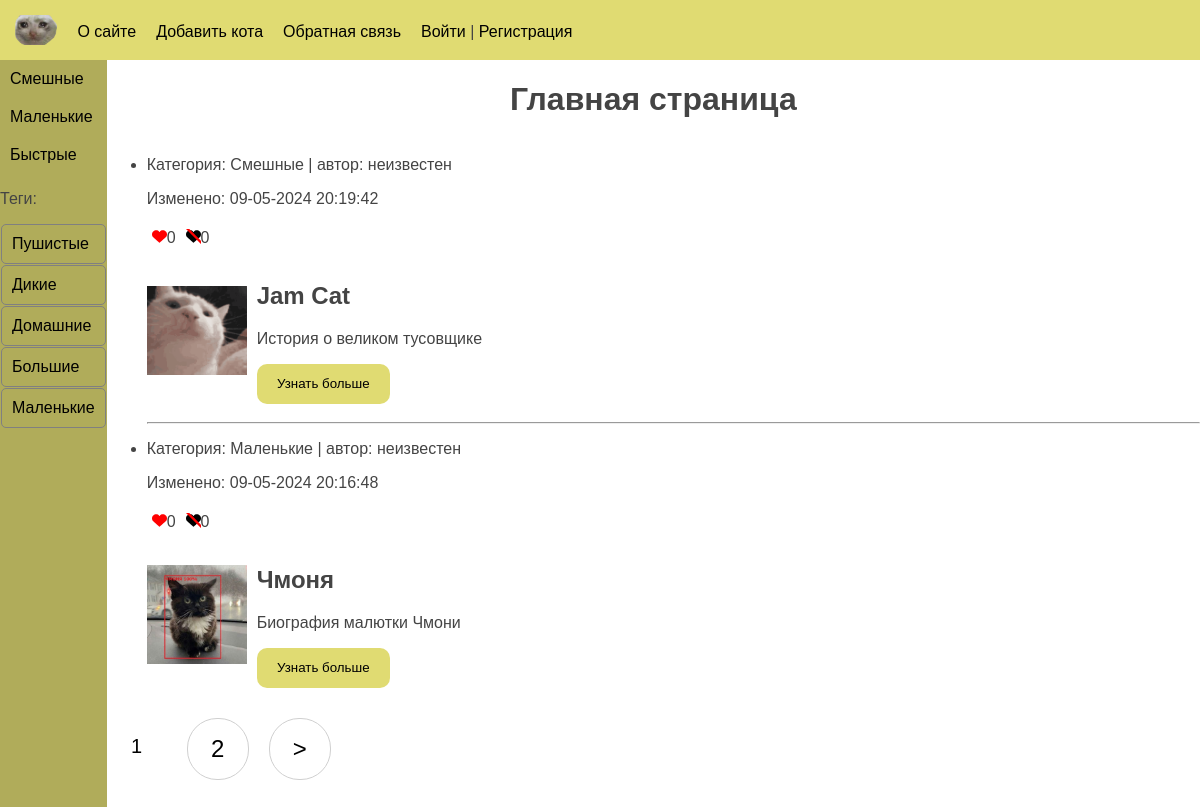
Before: / with the older database file.
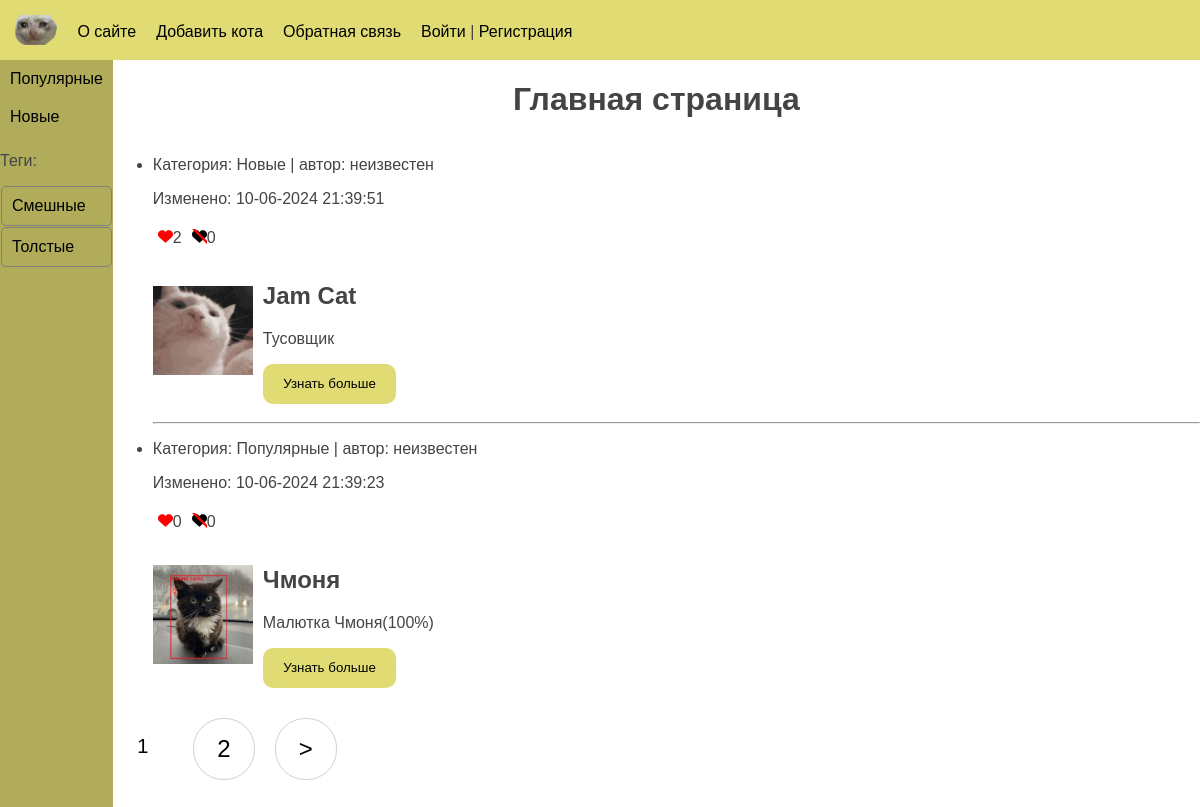
After: the same page with the newer database file.
### cats/models.py (models this page shows, shortened)
class Category(models.Model):
    class Meta:
        verbose_name = 'Категория'
        verbose_name_plural = 'Категории'
    name = models.CharField(max_length=100, db_index=True, verbose_name='Категория')
    slug = models.SlugField(max_length=255, db_index=True, verbose_name='URL')
    def get_absolute_url(self):
        return reverse('category', kwargs={'category_slug': self.slug})

class TagPosts(models.Model):
    tag = models.CharField(max_length=100, db_index=True)
    slug = models.SlugField(max_length=255, unique=True, db_index=True)
    def get_absolute_url(self):
        return reverse('tag', kwargs={'tag_slug': self.slug})

class Cat(models.Model):
    class Meta:
        ordering = ['-time_create']
        indexes = [models.Index(fields=['-time_create'])]
        verbose_name = 'Коты'
        verbose_name_plural = 'Коты'
    class Status(models.IntegerChoices):
        DRAFT = 0, 'Черновик'
        PUBLISHED = 1, 'Опубликовано'
    objects = models.Manager()
    published = PublishedModel()
    title = models.CharField(max_length=255, verbose_name='Заголовок')
    slug = models.SlugField(max_length=255, unique=True, db_index=True, verbose_name='URL')
    content = models.TextField(blank=True, verbose_name='Содержимое')
    time_create = models.DateTimeField(auto_now_add=True, verbose_name='Дата создания')
    time_update = models.DateTimeField(auto_now=True, verbose_name='Дата обновления')
    is_published = models.BooleanField(choices=tuple(map(lambda x: (bool(x[0]), x[1]), Status.choices)), default=Status.DRAFT, verbose_name='Статус')
    img = models.CharField(max_length=255, blank=True, verbose_name='Адрес изображения')
    photo = models.ImageField(upload_to="photos/%Y/%m/%d/", default=None, blank=True, null=True, verbose_name='Фото')
    category = models.ForeignKey('Category', on_delete=models.PROTECT, related_name='posts', verbose_name='Категории')
    tags = models.ManyToManyField('TagPosts', blank=True, related_name='tags', verbose_name='Тэги')
    owners = models.OneToOneField('Owners', on_delete=models.SET_NULL, null=True, blank=True, related_name='pet', verbose_name='Владельцы')
    author = models.ForeignKey(get_user_model(), on_delete=models.SET_NULL, related_name='posts', null=True, default=None)
    def get_absolute_url(self):
        return reverse('post', kwargs={'post_slug': self.slug})

### cats/views.py (the view)
# urls.py: path('', views.CatsHome.as_view(), name='home'),
class CatsHome(DataMixin, ListView):
    template_name = 'cats/index.html'
    context_object_name = 'cats'
    def get_queryset(self):
        return Cat.published.all().select_related('category')
    def get_context_data(self, *, object_list=None, **kwargs):
        return self.get_mixin_context(
            super().get_context_data(**kwargs),
            title='Главная страница',
            selected_id=0
        )

### cats/models.py (called while the page is built)
    def get_queryset(self):
        return super().get_queryset().filter(is_published=Cat.Status.PUBLISHED)

### cats/templatetags/cats_tags.py (called while the page is built)
@register.inclusion_tag('cats/list_categories.html')
def show_categories(selected_index=0):
    categories = Category.objects.all()
    return {"cats": categories, "selected_id": selected_index}

@register.inclusion_tag('cats/list_tags.html')
def show_all_tags():
    return {"tags": TagPosts.objects.all()}

### cats/utils.py (called while the page is built)
    def get_mixin_context(self, context, **kwargs):
        if self.title_page:
            context['title'] = self.title_page
        context['selected_id'] = None
        context.update(kwargs)
        return context

### users/context_processor.py (called while the page is built)
def get_cat_context(request):
    return {'mainmenu': menu}

### cats/templates/cats/index.html (shortened to what this page needs)
{% extends 'base.html' %}
{% load static %}
{% block content %}
        <div class="full-width">
            <div class="container-center"> <h1> {{title}} </h1></div>
            <ul>
                {% for cat in cats %}
                        <li>
                            <div>
                                <p>Категория: {{ cat.category.name }} | автор: {{ cat.author.username|default:"неизвестен" }} </p>
                                <p>Изменено: {{ cat.time_update|date:"d-m-Y H:i:s" }}</p>
                            </div>
                            <div class="container-inline">
                                <div class="default-padding container-inline">
                                    <img src="{% static 'cats/images/like.svg' %}" alt="Likes:" height="15px">
                                    <div>{{ cat.likes.count }}</div>
                                </div>
                                <div class="default-padding container-inline">
                                    <img src="{% static 'cats/images/dislike.svg' %}" alt="Likes:" height="15px">
                                    <div>{{ cat.dislikes.count }}</div>
                                </div>
                            </div>
                            <div class="container-inline align-v-center">
                                <div>
                                    <img src="{% static cat.img %}" alt="FunnyCats" width="100px">
                                </div>
                                <div style="padding: 10px;" class="full-width">
                                    <h2>{{ cat.title }}</h2>
                                    {% autoescape off %}
                                        <p>{{ cat.content|linebreaks|truncatewords:50 }}</p>
                                    {% endautoescape %}
                                    <div>
                                        <a href="{{ cat.get_absolute_url }}">
                                        <button type="button" class="button">Узнать больше</button>
                                        </a>
                                    </div>
                                </div>
                            </div>
                            {% if not forloop.last %}
                                <hr>
                            {% endif %}
                        </li>
                {% endfor %}
            </ul>
        </div>
{% endblock %}
{% block navigation %}
{% if page_obj.has_other_pages %}
    <nav class="list-pages">
        <ul>
            {% for p in paginator.page_range %}
            {% if page_obj.number == p %}
                <li class="page-num page-num-selected">{{p}}</li>
            {% elif p >= page_obj.number|add:-2 and p <= page_obj.number|add:2 %}
                <li class="page-num">
                    <a href="?page={{p}}">{{p}}</a>
                </li>
            {% endif %}
            {% endfor %}
            {% if page_obj.has_next %}
                <li class="page-num">
                    <a href="?page={{page_obj.next_page_number}}">&gt;</a>
                </li>
            {% endif %}
        </ul>
    </nav>
{% endif %}
{% endblock %}

### templates/base.html (shortened to what this page needs)
<!DOCTYPE html>
{% load static %}
{% load cats_tags %}
<html lang="en">
<head>
    <link type="text/css" href="{% static 'cats/css/base.css'%}" rel="stylesheet">
    <link type="text/css" href="{% static 'cats/css/includes.css'%}" rel="stylesheet">
</head>
<body>
    <div class="full-height">
        <div class="header-style">
            <nav>
                <ul>
                    <li>
                       <a href="/"><img src="{% static 'cats/images/catlogo.png' %}" alt="FunnyCats" height="30px"></a>
                    </li>
                    {% for el in mainmenu %}
                        <li><a href="{% url el.url_name %}">{{ el.title }}</a></li>
                    {% endfor %}
                    {% if user.is_authenticated %}
                        <li><a href="{% url 'users:profile' %}">{{user.username}}</a> | <a href="{% url 'users:logout' %}">Выйти</a></li>
                    {% else %}
                        <li><a href="{% url 'users:login' %}">Войти</a> | <a href="{% url 'users:register' %}">Регистрация</a></li>
                    {% endif %}
                </ul>
            </nav>
        </div>
        <div class="full-height full-width">
            <div class="container-inline full-height">
                <div class="full-height">
                    <nav class="side-navigation">
                        {% show_categories selected_id %}
                        {% show_all_tags %}
                    </nav>
                </div>
                <div class="full-width">
                {% block content %}
                {% endblock %}
                {% block navigation %}
                {% endblock %}
                </div>
            </div>
        </div>
    </div>
</body>
</html>

### cats/templates/cats/list_categories.html
{% for cat in cats %}
  {% if cat.id == selected_id %}<div class="selected">{%else%}<div>{%endif%}
  <a href="{{ cat.get_absolute_url }}">{{cat.name}}</a></div>
{% endfor %}

### cats/templates/cats/list_tags.html
{% if tags %}
  <p>Теги:</p>
  {% for t in tags %}
      <div class="tag-element"><a href="{{ t.get_absolute_url }}">{{t.tag}}</a></div>
  {% endfor %}
{% endif %}

### cats/static/cats/css/base.css (style rules this page uses)
html, body { font-family: 'Arial'; margin: 0; padding: 0; height: 100%; width: 100%; color: #444; }
a { color: #0059b2; text-decoration: none; }
nav ul { display: flex; list-style: none; margin: 0; padding: 0; align-items: center; }
nav li { margin-right: 20px; }
nav a { color: #000; text-decoration: none; }
.header-style { max-height: 30px; background-color: #e0db72; padding: 15px; }
.container-center { display:flex; align-items: center; justify-content: center; }
.container-inline { display: flex; flex-direction: row; justify-content: flex-start; }
.full-height { height:100%; }
.full-width { width:100%; }
.align-v-center { display:flex; align-items: center; }
.button { background-color: #e0db72; width: 10em; height: 3em; border: none; border-radius: 10px; }
.tag-element { margin: 1px; border: 1px solid grey; border-radius: 5px; }
.list-pages { text-align: center; margin: 0 0 20px 0; }
.list-pages ul { margin: 20px 0 0 0; padding: 0; list-style: none; }
.list-pages ul li { display: inline-block; margin: 0 20px 0 0; }
.list-pages a { color: #000; font-size: 24px; text-decoration: none; }
.list-pages .page-num, .page-num-selected { display: inline-block; width: 60px; height: 44px; padding: 16px 0 0 0; border: 1px solid #d0d0d0; border-radius: 30px; }
.list-pages .page-num-selected { border: none; color: #000; font-size: 20px; }
.default-padding { padding: 5px; }

### cats/static/cats/css/includes.css (style rules this page uses)
.side-navigation { background-color: #b0ac5a; height:100%; }
.side-navigation div { padding: 10px; }

Changed rows visible on the page:
removed Category: name "Смешные"
removed Category: name "Маленькие"
removed Category: name "Быстрые"
removed TagPosts: tag "Дикие"
removed TagPosts: tag "Домашние"
removed TagPosts: tag "Большие"
removed TagPosts: tag "Маленькие"
removed Cat: category.name "Маленькие", author.username "неизвестен", time_update "09-05-2024 20:16:48", likes.count "0", dislikes.count "0", img (picture), title "Чмоня", content "Биография малютки Чмони"
added Category: name "Популярные"
added Category: name "Новые"
changed TagPosts: tag "Пушистые" → "Смешные"
added TagPosts: tag "Толстые"
changed Cat "Jam Cat": category.name "Смешные" → "Новые"; time_update "09-05-2024 20:19:42" → "10-06-2024 21:39:51"; likes.count "0" → "2"; content "История о великом тусовщике" → "Тусовщик"
added Cat: category.name "Популярные", author.username "неизвестен", time_update "10-06-2024 21:39:23", likes.count "0", dislikes.count "0", img (picture), title "Чмоня", content "Малютка Чмоня(100%)"
